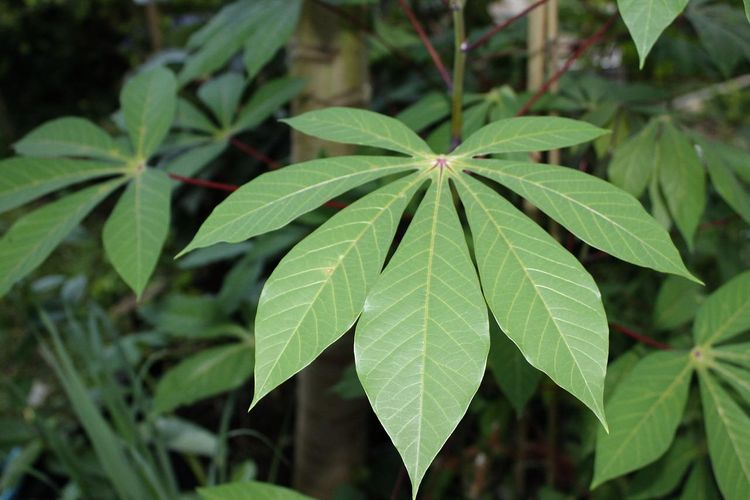
#> input picture daunsingkong.jpg, 750 x 500 px
$ python histo.py
#> lines starting #> are read from the running program, lines starting #| are printed output that depends on the picture
import imageio.v3 as imageio
import numpy as np
import matplotlib.pyplot as plt

# Membaca gambar RGB
gambar_rgb = imageio.imread('daunsingkong.jpg')
#> gambar_rgb is the input picture: shape (500, 750, 3); mean R, G, B 76.2, 99.4, 62.6

# Mengonversi gambar RGB ke Grayscale menggunakan metode luminositas
gambar_gray = np.dot(gambar_rgb[..., :3], [0.2989, 0.587, 0.114]).astype(np.uint8)
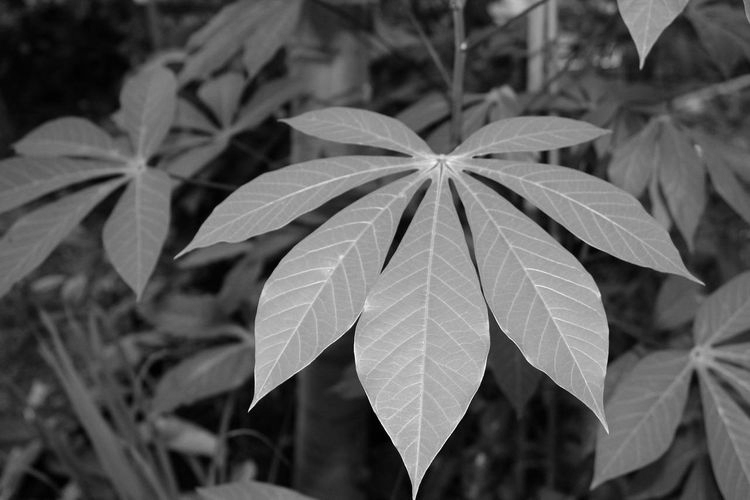
#> gambar_gray: shape (500, 750); min 0, max 251, mean 87.8

# Menghitung histogram intensitas piksel (0-255)
histogram, bins = np.histogram(gambar_gray.flatten(), bins=256, range=(0, 255))
#> histogram = 256 values, max 2947 at index 34, min 0 at index 252, mean 1464.8; bins = 257 values from 0 to 255

# Plot histogram
plt.figure(figsize=(10, 6))
plt.plot(histogram, color='black')
plt.title('Histogram Intensitas Gambar Grayscale')
plt.xlabel('Intensitas (0-255)')
plt.ylabel('Jumlah Piksel')
plt.show()
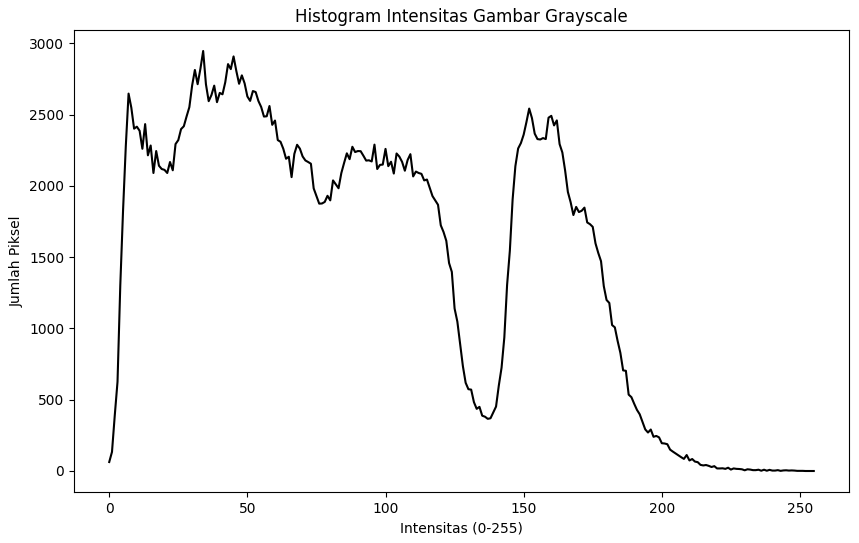
#> figure drawn by matplotlib, 1 panel; curve peaks at x = 34, y = 2947

# Menghitung jumlah total piksel untuk setiap intensitas
total_piksel_per_intensitas = dict(enumerate(histogram))
#> total_piksel_per_intensitas = 256 items

# Menentukan intensitas dominan
intensitas_dominan = np.argmax(histogram)
#> intensitas_dominan = 34
jumlah_piksel_dominan = histogram[intensitas_dominan]
#> jumlah_piksel_dominan = 2947

print("a. Jumlah total piksel untuk setiap intensitas:", total_piksel_per_intensitas)
#> (printed output is left out)
print(f"b. Intensitas yang dominan adalah {intensitas_dominan} dengan jumlah piksel sebanyak {jumlah_piksel_dominan}.")
#| b. Intensitas yang dominan adalah 34 dengan jumlah piksel sebanyak 2947.
